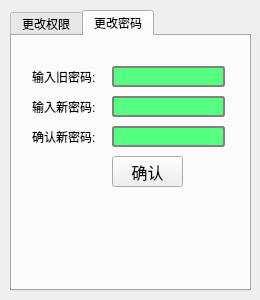
<?xml version="1.0" encoding="UTF-8"?>
<ui version="4.0">
 <class>PersonalCenter</class>
 <widget class="QWidget" name="PersonalCenter">
  <property name="geometry">
   <rect>
    <x>0</x>
    <y>0</y>
    <width>260</width>
    <height>300</height>
   </rect>
  </property>
  <property name="windowTitle">
   <string>个人中心</string>
  </property>
  <widget class="QTabWidget" name="tabWidget">
   <property name="geometry">
    <rect>
     <x>10</x>
     <y>10</y>
     <width>241</width>
     <height>281</height>
    </rect>
   </property>
   <property name="currentIndex">
    <number>1</number>
   </property>
   <widget class="QWidget" name="tab">
    <attribute name="title">
     <string>更改权限</string>
    </attribute>
    <widget class="QLabel" name="label_4">
     <property name="geometry">
      <rect>
       <x>20</x>
       <y>30</y>
       <width>61</width>
       <height>21</height>
      </rect>
     </property>
     <property name="text">
      <string>当前权限:</string>
     </property>
    </widget>
    <widget class="QLineEdit" name="current_permissions">
     <property name="geometry">
      <rect>
       <x>100</x>
       <y>30</y>
       <width>113</width>
       <height>21</height>
      </rect>
     </property>
     <property name="frame">
      <bool>false</bool>
     </property>
     <property name="alignment">
      <set>Qt::AlignCenter</set>
     </property>
     <property name="readOnly">
      <bool>true</bool>
     </property>
    </widget>
    <widget class="QLabel" name="label_5">
     <property name="geometry">
      <rect>
       <x>20</x>
       <y>60</y>
       <width>61</width>
       <height>21</height>
      </rect>
     </property>
     <property name="text">
      <string>更改权限:</string>
     </property>
    </widget>
    <widget class="QComboBox" name="permissions">
     <property name="geometry">
      <rect>
       <x>100</x>
       <y>60</y>
       <width>111</width>
       <height>21</height>
      </rect>
     </property>
     <property name="styleSheet">
      <string notr="true">QComboBox {
    border: 2px solid gray;
    border-radius: 3px;
    min-width: 6em;
}


QComboBox::drop-down {
    subcontrol-origin: padding;
    subcontrol-position: top right;
    width: 15px;
    border-left-width: 1px;  
	border-left-color: darkgray;
    border-left-style: solid;
    border-top-right-radius: 3px;
    border-bottom-right-radius: 3px;
}

QComboBox::down-arrow {
    image: url(:/icon/res/ui_down_arrow.png);
}

QComboBox::down-arrow:on {
    top: 1px;
    left: 1px;
}


</string>
     </property>
     <property name="frame">
      <bool>true</bool>
     </property>
     <item>
      <property name="text">
       <string>操作员</string>
      </property>
     </item>
     <item>
      <property name="text">
       <string>管理员</string>
      </property>
     </item>
    </widget>
    <widget class="QLineEdit" name="admin_pw">
     <property name="geometry">
      <rect>
       <x>120</x>
       <y>130</y>
       <width>91</width>
       <height>21</height>
      </rect>
     </property>
     <property name="styleSheet">
      <string notr="true">QLineEdit {
    border: 2px solid gray;
    border-radius: 3px;
    padding: 0 8px;
    background: rgb(85, 255, 127);
    selection-background-color: darkgray;
}
</string>
     </property>
     <property name="echoMode">
      <enum>QLineEdit::PasswordEchoOnEdit</enum>
     </property>
    </widget>
    <widget class="QLineEdit" name="admin_id">
     <property name="geometry">
      <rect>
       <x>120</x>
       <y>100</y>
       <width>91</width>
       <height>21</height>
      </rect>
     </property>
     <property name="styleSheet">
      <string notr="true">QLineEdit {
    border: 2px solid gray;
    border-radius: 3px;
    padding: 0 8px;
    background: rgb(85, 255, 127);
    selection-background-color: darkgray;
}
</string>
     </property>
    </widget>
    <widget class="QLabel" name="label_6">
     <property name="geometry">
      <rect>
       <x>20</x>
       <y>130</y>
       <width>91</width>
       <height>21</height>
      </rect>
     </property>
     <property name="text">
      <string>输入管理员密码:</string>
     </property>
    </widget>
    <widget class="QLabel" name="label_7">
     <property name="geometry">
      <rect>
       <x>20</x>
       <y>100</y>
       <width>91</width>
       <height>21</height>
      </rect>
     </property>
     <property name="text">
      <string>输入管理员账号:</string>
     </property>
    </widget>
    <widget class="QPushButton" name="confirm">
     <property name="geometry">
      <rect>
       <x>120</x>
       <y>170</y>
       <width>71</width>
       <height>31</height>
      </rect>
     </property>
     <property name="font">
      <font>
       <family>黑体</family>
       <pointsize>12</pointsize>
       <weight>9</weight>
       <italic>false</italic>
       <bold>false</bold>
      </font>
     </property>
     <property name="styleSheet">
      <string notr="true">QPushButton {    
    border-radius: 7.5px;
    background-color: #00bcd4;
	font: 75 12pt &quot;黑体&quot;;
	color: white;
}

QPushButton:hover{
	background-color: #03a9f4;
	color: white;
}

QPushButton:pressed{
	background-color: #2196f3;
    border-style: inset;
}2196f3</string>
     </property>
     <property name="text">
      <string>确认</string>
     </property>
    </widget>
   </widget>
   <widget class="QWidget" name="tab_2">
    <attribute name="title">
     <string>更改密码</string>
    </attribute>
    <widget class="QLabel" name="label">
     <property name="geometry">
      <rect>
       <x>20</x>
       <y>30</y>
       <width>71</width>
       <height>21</height>
      </rect>
     </property>
     <property name="text">
      <string>输入旧密码:</string>
     </property>
    </widget>
    <widget class="QPushButton" name="change_pw">
     <property name="geometry">
      <rect>
       <x>100</x>
       <y>120</y>
       <width>71</width>
       <height>31</height>
      </rect>
     </property>
     <property name="font">
      <font>
       <family>黑体</family>
       <pointsize>12</pointsize>
       <weight>9</weight>
       <italic>false</italic>
       <bold>false</bold>
      </font>
     </property>
     <property name="styleSheet">
      <string notr="true">QPushButton {    
    border-radius: 7.5px;
    background-color: #00bcd4;
	font: 75 12pt &quot;黑体&quot;;
	color: white;
}

QPushButton:hover{
	background-color: #03a9f4;
	color: white;
}

QPushButton:pressed{
	background-color: #2196f3;
    border-style: inset;
}2196f3</string>
     </property>
     <property name="text">
      <string>确认</string>
     </property>
    </widget>
    <widget class="QLineEdit" name="new_pw_2">
     <property name="geometry">
      <rect>
       <x>100</x>
       <y>90</y>
       <width>113</width>
       <height>21</height>
      </rect>
     </property>
     <property name="styleSheet">
      <string notr="true">QLineEdit {
    border: 2px solid gray;
    border-radius: 3px;
    padding: 0 8px;
    background: rgb(85, 255, 127);
    selection-background-color: darkgray;
}
</string>
     </property>
     <property name="echoMode">
      <enum>QLineEdit::PasswordEchoOnEdit</enum>
     </property>
    </widget>
    <widget class="QLineEdit" name="new_pw">
     <property name="geometry">
      <rect>
       <x>100</x>
       <y>60</y>
       <width>113</width>
       <height>21</height>
      </rect>
     </property>
     <property name="styleSheet">
      <string notr="true">QLineEdit {
    border: 2px solid gray;
    border-radius: 3px;
    padding: 0 8px;
    background: rgb(85, 255, 127);
    selection-background-color: darkgray;
}
</string>
     </property>
     <property name="echoMode">
      <enum>QLineEdit::PasswordEchoOnEdit</enum>
     </property>
    </widget>
    <widget class="QLineEdit" name="old_pw">
     <property name="geometry">
      <rect>
       <x>100</x>
       <y>30</y>
       <width>113</width>
       <height>21</height>
      </rect>
     </property>
     <property name="styleSheet">
      <string notr="true">QLineEdit {
    border: 2px solid gray;
    border-radius: 3px;
    padding: 0 8px;
    background: rgb(85, 255, 127);
    selection-background-color: darkgray;
}
</string>
     </property>
     <property name="echoMode">
      <enum>QLineEdit::PasswordEchoOnEdit</enum>
     </property>
    </widget>
    <widget class="QLabel" name="label_2">
     <property name="geometry">
      <rect>
       <x>20</x>
       <y>60</y>
       <width>71</width>
       <height>21</height>
      </rect>
     </property>
     <property name="text">
      <string>输入新密码:</string>
     </property>
    </widget>
    <widget class="QLabel" name="label_3">
     <property name="geometry">
      <rect>
       <x>20</x>
       <y>90</y>
       <width>71</width>
       <height>21</height>
      </rect>
     </property>
     <property name="text">
      <string>确认新密码:</string>
     </property>
    </widget>
   </widget>
  </widget>
 </widget>
 <tabstops>
  <tabstop>tabWidget</tabstop>
  <tabstop>current_permissions</tabstop>
  <tabstop>permissions</tabstop>
  <tabstop>admin_id</tabstop>
  <tabstop>admin_pw</tabstop>
  <tabstop>confirm</tabstop>
  <tabstop>old_pw</tabstop>
  <tabstop>new_pw</tabstop>
  <tabstop>new_pw_2</tabstop>
  <tabstop>change_pw</tabstop>
 </tabstops>
 <resources/>
 <connections/>
</ui>
